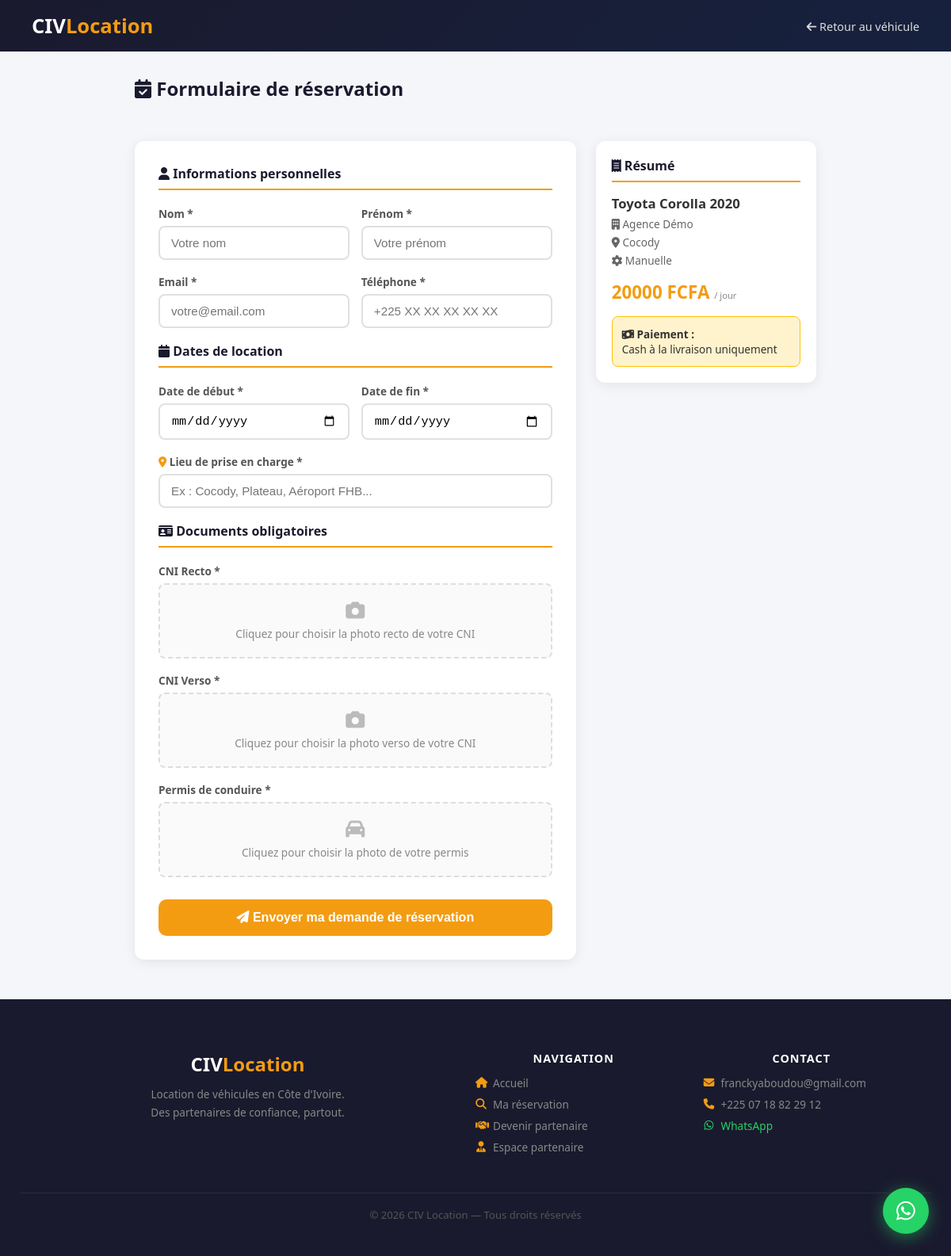
/reserver/1/, run on the app's committed database.
### public/models.py (models this page shows, shortened)
class Vehicule(models.Model):
    TYPE_CHOICES = [
        ('berline', 'Berline'),
        ('suv', 'SUV'),
        ('pickup', 'Pick-up'),
        ('minibus', 'Minibus'),
        ('citadine', 'Citadine'),
        ('utilitaire', 'Utilitaire'),
        ('4x4', '4x4'),
        ('van', 'Van'),
    ]
    TRANSMISSION_CHOICES = [
        ('manuelle', 'Manuelle'),
        ('automatique', 'Automatique'),
    ]
    STATUT_CHOICES = [
        ('en_attente', 'En attente'),
        ('valide', 'Validé'),
        ('rejete', 'Rejeté'),
    ]
    partenaire = models.ForeignKey(Partenaire, on_delete=models.CASCADE, related_name='vehicules')
    marque = models.CharField(max_length=100)
    modele = models.CharField(max_length=100)
    annee = models.PositiveIntegerField()
    type_vehicule = models.CharField(max_length=20, choices=TYPE_CHOICES)
    couleur = models.CharField(max_length=50)
    nombre_places = models.PositiveIntegerField()
    transmission = models.CharField(max_length=20, choices=TRANSMISSION_CHOICES)
    climatisation = models.BooleanField(default=True)
    prix_par_jour = models.DecimalField(max_digits=10, decimal_places=0)
    localisation = models.CharField(max_length=200)
    disponible = models.BooleanField(default=True)
    description = models.TextField(blank=True)
    statut_validation = models.CharField(max_length=20, choices=STATUT_CHOICES, default='en_attente')
    date_ajout = models.DateTimeField(default=timezone.now)
    vues = models.PositiveIntegerField(default=0)
    class Meta:
        verbose_name = 'Véhicule'
        verbose_name_plural = 'Véhicules'
        ordering = ['-date_ajout']

class Partenaire(models.Model):
    STATUT_CHOICES = [
        ('en_attente', 'En attente'),
        ('actif', 'Actif'),
        ('suspendu', 'Suspendu'),
    ]
    nom_agence = models.CharField(max_length=200)
    nom_responsable = models.CharField(max_length=100)
    prenom_responsable = models.CharField(max_length=100)
    email = models.EmailField(unique=True)
    telephone = models.CharField(max_length=20)
    adresse = models.TextField()
    ville = models.CharField(max_length=100)
    logo = models.ImageField(upload_to='partenaires/logos/', blank=True, null=True)
    document_justificatif = models.FileField(upload_to='partenaires/documents/', blank=True, null=True)
    mot_de_passe = models.CharField(max_length=255)
    statut = models.CharField(max_length=20, choices=STATUT_CHOICES, default='en_attente')
    date_inscription = models.DateTimeField(default=timezone.now)
    derniere_connexion = models.DateTimeField(null=True, blank=True)
    class Meta:
        verbose_name = 'Partenaire'
        verbose_name_plural = 'Partenaires'
        ordering = ['-date_inscription']

### public/views.py (the view, shortened to what this page needs)
# urls.py: path('reserver/<int:pk>/', views.reservation, name='reservation'),
def reservation(request, pk):
    vehicule = get_object_or_404(Vehicule, pk=pk, statut_validation='valide', disponible=True)
    return render(request, 'public/reservation.html', {'vehicule': vehicule, 'post': {}})

### public/templates/public/reservation.html (shortened to what this page needs)
<!DOCTYPE html>
<html lang="fr">
<head>
<link rel="stylesheet" href="https://cdnjs.cloudflare.com/ajax/libs/font-awesome/6.4.0/css/all.min.css">
</head>
<body>
<header>
  <a href="{% url 'accueil' %}" class="logo">CIV<span>Location</span></a>
  <nav>
    <a href="{% url 'detail_vehicule' vehicule.pk %}"><i class="fas fa-arrow-left"></i> Retour au véhicule</a>
  </nav>
</header>
<div class="container">
  <h1><i class="fas fa-calendar-check"></i> Formulaire de réservation</h1>
  <div class="form-card">
    <form method="post" enctype="multipart/form-data">
      <div class="section-titre"><i class="fas fa-user"></i> Informations personnelles</div>
      <div class="deux-cols">
        <div class="groupe"><label>Nom *</label><input type="text" name="nom" value="{{ post.nom|default:'' }}" required placeholder="Votre nom"></div>
        <div class="groupe"><label>Prénom *</label><input type="text" name="prenom" value="{{ post.prenom|default:'' }}" required placeholder="Votre prénom"></div>
      </div>
      <div class="deux-cols">
        <div class="groupe"><label>Email *</label><input type="email" name="email" value="{{ post.email|default:'' }}" required placeholder="votre@email.com"></div>
        <div class="groupe"><label>Téléphone *</label><input type="tel" name="telephone" value="{{ post.telephone|default:'' }}" required placeholder="+225 XX XX XX XX XX"></div>
      </div>
      <div class="section-titre"><i class="fas fa-calendar"></i> Dates de location</div>
      <div class="deux-cols">
        <div class="groupe"><label>Date de début *</label><input type="date" name="date_debut" value="{{ post.date_debut|default:'' }}" id="date-debut" required onchange="calcTotal()"></div>
        <div class="groupe"><label>Date de fin *</label><input type="date" name="date_fin" value="{{ post.date_fin|default:'' }}" id="date-fin" required onchange="calcTotal()"></div>
      </div>
      <div class="groupe">
        <label><i class="fas fa-map-marker-alt" style="color:#f39c12"></i> Lieu de prise en charge *</label>
        <input type="text" name="lieu_prise_en_charge" value="{{ post.lieu_prise_en_charge|default:'' }}" required placeholder="Ex : Cocody, Plateau, Aéroport FHB...">
      </div>
      <div class="section-titre"><i class="fas fa-id-card"></i> Documents obligatoires</div>
      <div class="groupe">
        <label>CNI Recto *</label>
        <div class="upload-zone" onclick="document.getElementById('cni_recto').click()">
          <i class="fas fa-camera"></i>
          <p>Cliquez pour choisir la photo recto de votre CNI</p>
        </div>
      </div>
      <div class="groupe">
        <label>CNI Verso *</label>
        <div class="upload-zone" onclick="document.getElementById('cni_verso').click()">
          <i class="fas fa-camera"></i>
          <p>Cliquez pour choisir la photo verso de votre CNI</p>
        </div>
      </div>
      <div class="groupe">
        <label>Permis de conduire *</label>
        <div class="upload-zone" onclick="document.getElementById('permis').click()">
          <i class="fas fa-car"></i>
          <p>Cliquez pour choisir la photo de votre permis</p>
        </div>
      </div>
      <button type="submit" class="btn-submit"><i class="fas fa-paper-plane"></i> Envoyer ma demande de réservation</button>
    </form>
  </div>
  <div class="resume">
    <h3><i class="fas fa-receipt"></i> Résumé</h3>
    <div class="resume-veh">{{ vehicule.marque }} {{ vehicule.modele }} {{ vehicule.annee }}</div>
    <div class="resume-info"><i class="fas fa-building"></i> {{ vehicule.partenaire.nom_agence }}</div>
    <div class="resume-info"><i class="fas fa-map-marker-alt"></i> {{ vehicule.localisation }}</div>
    <div class="resume-info"><i class="fas fa-cog"></i> {{ vehicule.get_transmission_display }}</div>
    <div class="resume-prix">{{ vehicule.prix_par_jour|floatformat:0 }} FCFA <small style="font-size:.7rem;color:#888;font-weight:400">/ jour</small></div>
    <div class="paiement-info">
      <i class="fas fa-money-bill-wave"></i> <strong>Paiement :</strong><br>
      Cash à la livraison uniquement
    </div>
  </div>
</div>
<footer>
  <div class="footer-main">
    <div class="footer-brand">
      <div class="footer-logo">CIV<span>Location</span></div>
      <p>Location de véhicules en Côte d'Ivoire.<br>Des partenaires de confiance, partout.</p>
    </div>
    <div class="footer-links">
      <h4>Navigation</h4>
      <a href="/"><i class="fas fa-home"></i> Accueil</a>
      <a href="/ma-reservation/"><i class="fas fa-search"></i> Ma réservation</a>
      <a href="/devenir-partenaire/"><i class="fas fa-handshake"></i> Devenir partenaire</a>
      <a href="/partenaire/connexion/"><i class="fas fa-user-tie"></i> Espace partenaire</a>
    </div>
    <div class="footer-contact">
      <h4>Contact</h4>
      <a href="mailto:franckyaboudou@gmail.com"><i class="fas fa-envelope"></i> franckyaboudou@gmail.com</a>
      <a href="tel:+2250789923611"><i class="fas fa-phone"></i> +225 07 18 82 29 12</a>
      <a href="https://wa.me/2250718822912" target="_blank" class="wa-link"><i class="fab fa-whatsapp"></i> WhatsApp</a>
    </div>
  </div>
  <div class="footer-bottom">
    <p>© 2026 CIV Location — Tous droits réservés</p>
  </div>
</footer>
<a href="https://wa.me/2250718822912" target="_blank" class="whatsapp-float" title="Contactez-nous sur WhatsApp">
  <i class="fab fa-whatsapp"></i>
</a>
</body>
</html>

### public/templates/public/reservation.html (style rules this page uses)
* { margin:0;padding:0;box-sizing:border-box }
body { font-family:'Segoe UI',sans-serif;background:#f5f6fa;color:#333 }
header { background:linear-gradient(135deg,#1a1a2e,#16213e);color:#fff;padding:15px 40px;display:flex;align-items:center;justify-content:space-between }
.logo { font-size:1.6rem;font-weight:800;text-decoration:none;color:#fff }
.logo span { color:#f39c12 }
nav a { color:#ddd;text-decoration:none;margin-left:20px;font-size:.9rem }
.container { max-width:900px;margin:30px auto;padding:0 20px;display:grid;grid-template-columns:2fr 1fr;gap:25px }
h1 { font-size:1.5rem;font-weight:800;color:#1a1a2e;margin-bottom:25px;grid-column:1/-1 }
.form-card { background:#fff;border-radius:12px;padding:30px;box-shadow:0 3px 15px rgba(0,0,0,.08) }
.section-titre { font-size:1rem;font-weight:700;color:#1a1a2e;border-bottom:2px solid #f39c12;padding-bottom:8px;margin-bottom:20px }
.groupe { margin-bottom:18px }
label { display:block;font-size:.85rem;font-weight:600;color:#555;margin-bottom:6px }
input,select { width:100%;padding:11px 14px;border:2px solid #e0e0e0;border-radius:8px;font-size:.95rem;transition:border-color .2s }
.deux-cols { display:grid;grid-template-columns:1fr 1fr;gap:15px }
.upload-zone { border:2px dashed #ddd;border-radius:8px;padding:20px;text-align:center;cursor:pointer;transition:border-color .2s;background:#fafafa }
.upload-zone i { font-size:1.5rem;color:#bbb;display:block;margin-bottom:8px }
.upload-zone p { font-size:.85rem;color:#888 }
.btn-submit { width:100%;background:#f39c12;color:#fff;border:none;padding:14px;border-radius:10px;font-size:1rem;font-weight:700;cursor:pointer;transition:background .2s;margin-top:10px }
.resume { background:#fff;border-radius:12px;padding:20px;box-shadow:0 3px 15px rgba(0,0,0,.08);height:fit-content;position:sticky;top:20px }
.resume h3 { font-size:1rem;font-weight:700;margin-bottom:15px;color:#1a1a2e;border-bottom:2px solid #f39c12;padding-bottom:8px }
.resume-veh { font-weight:700;font-size:1.05rem;margin-bottom:5px }
.resume-info { font-size:.85rem;color:#666;margin-bottom:4px }
.resume-prix { font-size:1.4rem;font-weight:800;color:#f39c12;margin:15px 0 5px }
.paiement-info { background:#fff3cd;border:1px solid #ffc107;border-radius:8px;padding:12px;font-size:.85rem;margin-top:15px }
footer { background:#1a1a2e;color:#aaa;text-align:center;padding:25px;margin-top:40px }
footer a { color:#f39c12;text-decoration:none }
footer { background:#1a1a2e;color:#aaa;margin-top:50px }
.footer-main { display:grid;grid-template-columns:2fr 1fr 1fr;gap:40px;padding:40px;max-width:1200px;margin:0 auto }
.footer-brand .footer-logo { font-size:1.5rem;font-weight:800;color:#fff;margin-bottom:10px }
.footer-brand .footer-logo span { color:#f39c12 }
.footer-brand p { font-size:.85rem;line-height:1.7;color:#888 }
.footer-links h4,.footer-contact h4 { color:#fff;font-size:.9rem;margin-bottom:12px;text-transform:uppercase;letter-spacing:1px }
.footer-links a,.footer-contact a { display:flex;align-items:center;gap:8px;color:#888;text-decoration:none;font-size:.85rem;margin-bottom:8px;transition:color .2s }
.footer-links a i,.footer-contact a i { width:14px;color:#f39c12 }
.footer-contact .wa-link { color:#25d366 !important }
.footer-contact .wa-link i { color:#25d366 !important }
.footer-bottom { border-top:1px solid rgba(255,255,255,.07);padding:18px 40px;text-align:center;font-size:.82rem;color:#555 }
.whatsapp-float { position:fixed;bottom:28px;right:28px;background:#25d366;color:#fff;border-radius:50%;width:58px;height:58px;display:flex;align-items:center;justify-content:center;font-size:1.7rem;text-decoration:none;box-shadow:0 4px 20px rgba(37,211,102,.5);z-index:9999;transition:transform .2s,box-shadow .2s;animation:pulse-wa 2.5s infinite }

### data on the page
Vehicule: marque "Toyota", modele "Corolla", annee "2020", partenaire.nom_agence "Agence Démo", localisation "Cocody", transmission "Manuelle", prix_par_jour "20000"
